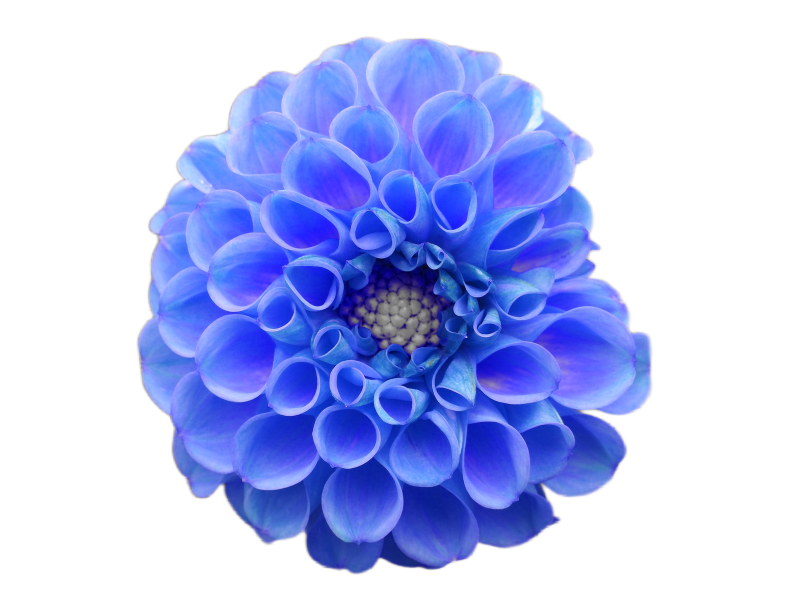
#> input picture blue_flower.png, 1600 x 1200 px (shown at 1/2 size)
$ python main.py blue_flower.png --output out.png
#> lines starting #> are read from the running program, lines starting #| are printed output that depends on the picture
import argparse
import sys

from PIL import Image

RAMP = " .:-=+*#%@"
CHAR_ASPECT = 0.52


def load_image(path: str) -> Image.Image:
#> called with path = 'blue_flower.png'
    image = Image.open(path)
#> image is the input picture: PIL image 1600x1200 RGBA; mean R, G, B, A 37.2, 47, 98.3, 108.1
    return image.convert("RGB")
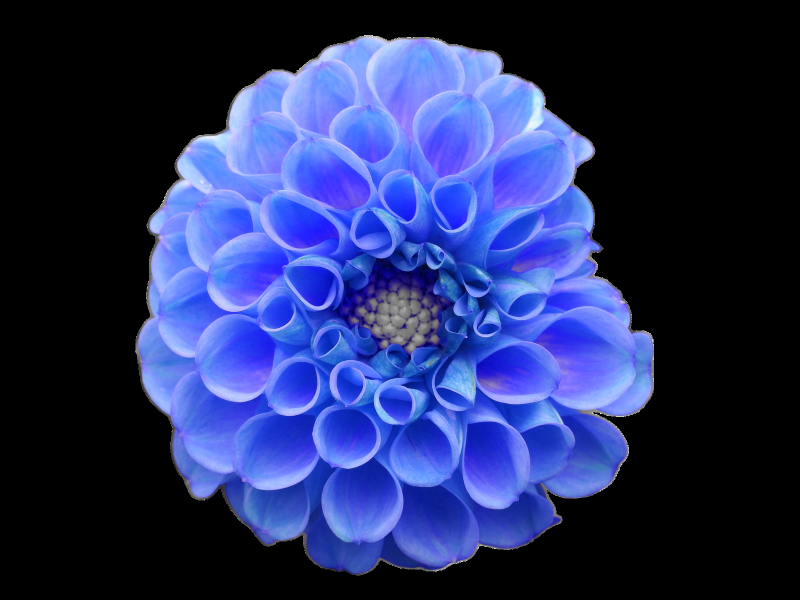
#> returned value: PIL image 1600x1200 RGB (shown at 1/2 size); mean R, G, B 37.2, 47, 98.3


def resize(image: Image.Image, width_out: int) -> Image.Image:
#> called with width_out = 100
    width, height = image.size
#> width = 1600; height = 1200

    height_out = max(1, round((width / height) * width_out * CHAR_ASPECT))
#> height_out = 69
    return image.resize((width_out, height_out), Image.LANCZOS)
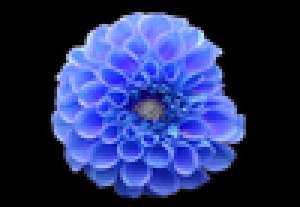
#> returned value: PIL image 100x69 RGB (shown 3 times larger); mean R, G, B 37.4, 47.1, 98.4


def get_brightness(red: int, green: int, blue: int) -> float:
    return (0.299 * red + 0.587 * green + 0.114 * blue) / 255.0


def image_to_lines(image: Image.Image, invert: bool):
#> called with invert = True
    px = image.load()
    width, height = image.size
#> width = 100; height = 69
    lines = []
    n = len(RAMP) - 1

    for y in range(height):
        line = []
        for x in range(width):
            red, green, blue = px[x, y]
            brightness = get_brightness(red, green, blue)
            if invert:
                brightness = 1.0 - brightness
            idx = min(n, max(0, round(brightness * n)))
            line.append((RAMP[idx], (red, green, blue)))
        lines.append(line)
#> after the loop, lines = 69 items

    return lines


def to_text(cells) -> str:
    return "\n".join("".join(ch for ch, _ in line) for line in cells)


# [47 lines left out: functions _segment_html, to_html, not called in this run]


def main():
    p = argparse.ArgumentParser(description="Image to colored Ascii-Art")

    p.add_argument("input", help="path to image (jpg, png, ...)")
    p.add_argument("-o", "--output", required=True, help="path to output file")
    p.add_argument(
        "--format",
        choices=["html", "txt"],
        default=None,
        help="output format. default: using file extension from -o",
    )
    p.add_argument(
        "--width", type=int, default=100, help="width in chars (default: 100)"
    )
    p.add_argument(
        "--dark",
        action="store_true",
        help="for dark backgrounds: brighter spots -> more chars",
    )
    p.add_argument("--background", default=None, help="CSS-Color for HTML-Background")
    p.add_argument("--bright-is-dicht", action="store_true", help="ToDo")

    args = p.parse_args()

    fmt = args.format or ("html" if args.output.lower().endswith(".html") else "txt")
    bg = args.background or ("#0B0B0C" if args.dark else "#FFFFFF")

    try:
        image = load_image(args.input)
    except FileNotFoundError:
        print(f"file not found: {args.input}", file=sys.stderr)
        sys.exit(1)

    resized = resize(image, args.width)
    cells = image_to_lines(resized, invert=not args.bright_is_dicht)
#> cells = 69 items

    if fmt == "html":
        out = to_html(cells, bg, titel=args.input)
    else:
        out = to_text(cells)

    with open(args.output, "w", encoding="utf-8") as f:
        f.write(out)

    print(f"finished: {args.output} ({resized.size[0]}x{resized.size[1]} chars)")
#| finished: out.png (100x69 chars)


if __name__ == "__main__":
    main()
